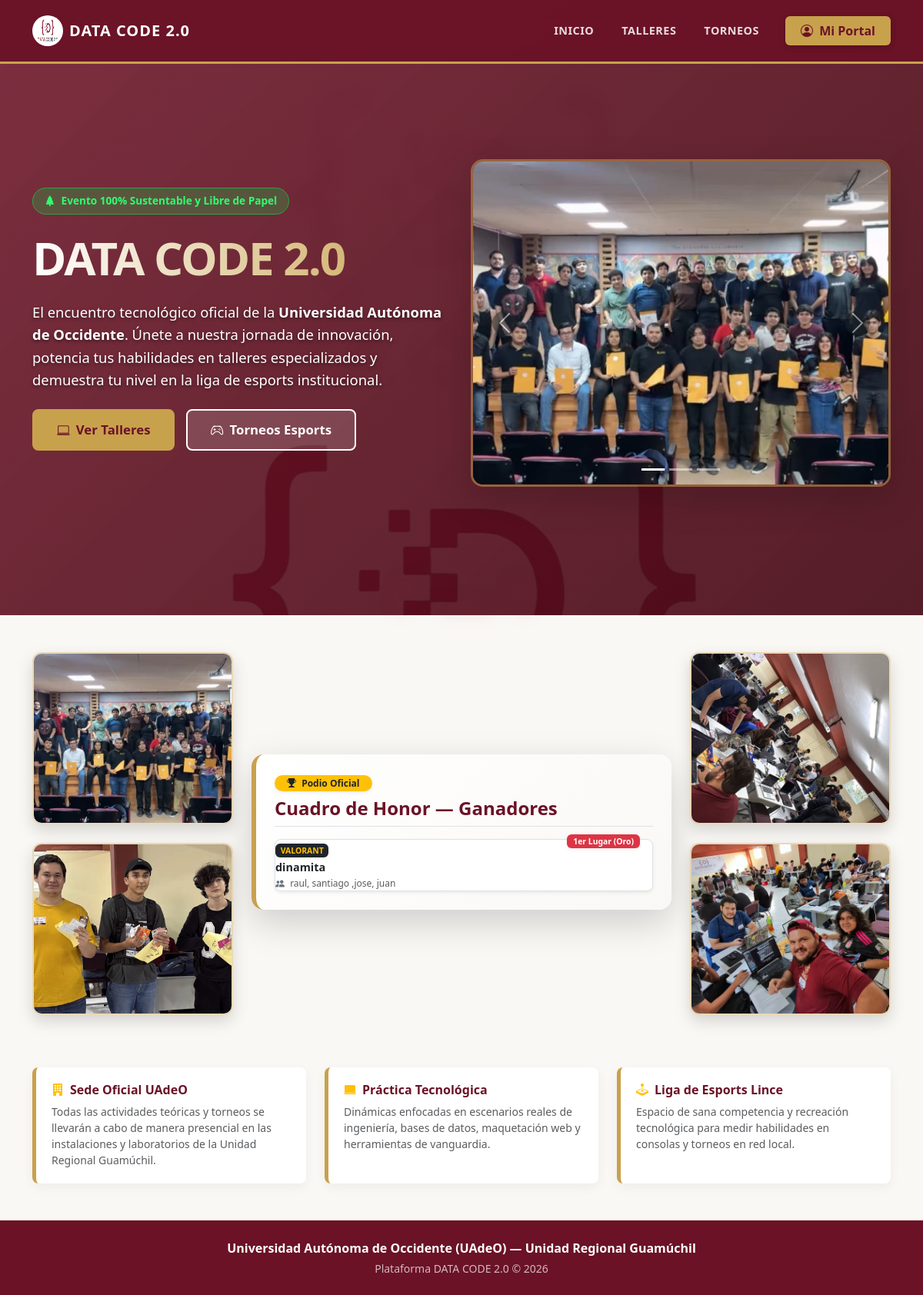
The page / on the database its author committed.
### tables this page shows
CREATE TABLE ganadores (
            id INTEGER PRIMARY KEY AUTOINCREMENT,
            categoria TEXT NOT NULL,
            puesto TEXT NOT NULL,
            equipo_participante TEXT NOT NULL,
            integrantes TEXT NOT NULL
        );

### app.py (the view)
@app.route('/')
def index():
    conn = get_db_connection()
    try:
        ganadores = conn.execute('SELECT * FROM ganadores').fetchall()
    except sqlite3.OperationalError:
        ganadores = []
    matricula = session.get('matricula_alumno')
    alumno = None
    if matricula:
        alumno = conn.execute('SELECT * FROM alumnos WHERE matricula = ?', (matricula,)).fetchone()
    conn.close()
    return render_template('index.html', ganadores=ganadores, alumno=alumno)

### app.py (called while the page is built)
def get_db_connection():
    conn = sqlite3.connect('database.db')
    conn.row_factory = sqlite3.Row
    return conn

### templates/index.html (shortened to what this page needs)
<!DOCTYPE html>
<html lang="es">
<head>
    <link href="https://cdn.jsdelivr.net/npm/bootstrap@5.3.0/dist/css/bootstrap.min.css" rel="stylesheet">
    <link rel="stylesheet" href="https://cdn.jsdelivr.net/npm/bootstrap-icons@1.11.1/font/bootstrap-icons.css">
</head>
<body>
    <nav class="navbar navbar-expand-lg fixed-top">
        <div class="container">
            <a class="navbar-brand d-flex align-items-center gap-2" href="/">
                <img src="{{ url_for('static', filename='lince.png') }}" alt="Logo" width="40" height="40" class="bg-white rounded-circle p-1" onerror="this.src='https://upload.wikimedia.org/wikipedia/commons/4/47/Logo_UADEO.png'">
                DATA CODE 2.0
            </a>
            <div class="collapse navbar-collapse justify-content-end" id="navbarNav">
                <ul class="navbar-nav align-items-center">
                    <li class="nav-item"><a class="nav-link" href="/">Inicio</a></li>
                    <li class="nav-item"><a class="nav-link" href="/talleres">Talleres</a></li>
                    <li class="nav-item"><a class="nav-link" href="/torneos">Torneos</a></li>
                    <li class="nav-item ms-lg-3 mt-3 mt-lg-0">
                        <a href="/inscripcion" class="btn-dorado"><i class="bi bi-person-circle me-1"></i> Mi Portal</a>
                    </li>
                </ul>
            </div>
        </div>
    </nav>
    <section id="inicio" class="hero-section">
        <div class="container">
            <div class="row align-items-center">
                <div class="col-lg-6 text-center text-lg-start mb-5 mb-lg-0 pe-lg-4">
                    <div class="eco-badge">
                        <i class="bi bi-tree-fill me-2"></i> Evento 100% Sustentable y Libre de Papel
                    </div>
                    <h1 class="hero-title">DATA CODE 2.0</h1>
                    <p class="hero-subtitle mb-4">
                        El encuentro tecnológico oficial de la <strong>Universidad Autónoma de Occidente</strong>.
                        Únete a nuestra jornada de innovación, potencia tus habilidades en talleres especializados
                        y demuestra tu nivel en la liga de esports institucional.
                    </p>
                    <div class="hero-buttons">
                        <a href="/talleres" class="btn-hero-primary"><i class="bi bi-laptop me-2"></i>Ver Talleres</a>
                        <a href="/torneos" class="btn-hero-secondary"><i class="bi bi-controller me-2"></i>Torneos Esports</a>
                    </div>
                </div>
                <div class="col-lg-6 carousel-hero">
                    <div id="carouselDataCode" class="carousel slide shadow-lg rounded-4 overflow-hidden border border-3" style="border-color: rgba(200, 161, 77, 0.5) !important;" data-bs-ride="carousel">
                        <div class="carousel-indicators mb-2">
                            <button type="button" data-bs-target="#carouselDataCode" data-bs-slide-to="0" class="active" aria-current="true" aria-label="Slide 1"></button>
                            <button type="button" data-bs-target="#carouselDataCode" data-bs-slide-to="1" aria-label="Slide 2"></button>
                            <button type="button" data-bs-target="#carouselDataCode" data-bs-slide-to="2" aria-label="Slide 3"></button>
                        </div>
                        <div class="carousel-inner">
                            <div class="carousel-item active">
                                <img src="{{ url_for('static', filename='carrusel1.jpeg') }}" class="d-block img-carrusel" alt="Carrusel 1">
                            </div>
                        </div>
                        <button class="carousel-control-prev" type="button" data-bs-target="#carouselDataCode" data-bs-slide="prev">
                            <span class="carousel-control-prev-icon bg-dark rounded-circle p-2" aria-hidden="true"></span>
                        </button>
                        <button class="carousel-control-next" type="button" data-bs-target="#carouselDataCode" data-bs-slide="next">
                            <span class="carousel-control-next-icon bg-dark rounded-circle p-2" aria-hidden="true"></span>
                        </button>
                    </div>
                </div>
            </div>
        </div>
    </section>
    <div class="container my-5" style="position: relative; z-index: 10;">
        <div class="row align-items-center mb-5">
            <div class="col-lg-3 d-none d-lg-block">
                <div class="tarjeta-foto-dispersa">
                    <img src="{{ url_for('static', filename='carrusel1.jpeg') }}" alt="Carrusel 4">
                </div>
                <div class="tarjeta-foto-dispersa mt-4">
                    <img src="{{ url_for('static', filename='carrusel2.jpeg') }}" alt="Carrusel 5">
                </div>
            </div>
            <div class="col-lg-6">
                <div class="card shadow-lg border-0 rounded-4 overflow-hidden mb-4" style="background: linear-gradient(135deg, #ffffff 0%, #FAF8F5 100%); border-left: 6px solid var(--uadeo-dorado) !important;">
                    <div class="card-body p-4">
                        <div class="mb-3 pb-2 border-bottom text-center text-lg-start">
                            <span class="badge bg-warning text-dark px-3 py-1 rounded-pill fw-bold mb-2 shadow-sm">
                                <i class="bi bi-trophy-fill me-1"></i> Podio Oficial
                            </span>
                            <h4 class="fw-bold mb-0" style="color: var(--uadeo-guinda);">Cuadro de Honor — Ganadores</h4>
                        </div>
                        <div class="row g-2">
                            {% if ganadores %}
                                {% for g in ganadores[:3] %}
                                <div class="col-12">
                                    <div class="p-2.5 bg-white rounded-3 shadow-sm border position-relative">
                                        <div class="position-absolute top-0 end-0 translate-middle-y me-3">
                                            <span class="badge bg-danger text-white shadow-sm px-2 py-1" style="font-size: 0.65rem;">{{ g['puesto'] }}</span>
                                        </div>
                                        <span class="badge bg-dark text-warning mb-1" style="font-size: 0.65rem; text-transform: uppercase;">{{ g['categoria'] }}</span>
                                        <h6 class="fw-bold text-dark mb-1 text-truncate" style="font-size: 0.9rem;">{{ g['equipo_participante'] }}</h6>
                                        <p class="text-muted mb-0 text-truncate" style="font-size: 0.75rem;"><i class="bi bi-people-fill me-1 text-secondary"></i> {{ g['integrantes'] }}</p>
                                    </div>
                                </div>
                                {% endfor %}
                            {% else %}
                                <div class="col-12 text-center py-4 text-muted small border border-dashed rounded-3 bg-light">
                                    <i class="bi bi-hourglass-split text-warning fs-3 mb-2 d-block"></i>
                                    El jurado calificador publicará los resultados y ganadores próximamente.
                                </div>
                            {% endif %}
                        </div>
                    </div>
                </div>
            </div>
            <div class="col-lg-3 d-none d-lg-block">
                <div class="tarjeta-foto-dispersa">
                    <img src="{{ url_for('static', filename='carrusel3.jpeg') }}" alt="Carrusel 6">
                </div>
                <div class="tarjeta-foto-dispersa mt-4">
                    <img src="{{ url_for('static', filename='carrusel4.jpeg') }}" alt="Carrusel 7">
                </div>
            </div>
        </div>
        <div class="row g-4">
            <div class="col-md-4">
                <div class="info-card-extra">
                    <h6 class="fw-bold mb-2" style="color: var(--uadeo-guinda);"><i class="bi bi-building-fill me-2 text-warning"></i>Sede Oficial UAdeO</h6>
                    <p class="small text-muted mb-0">Todas las actividades teóricas y torneos se llevarán a cabo de manera presencial en las instalaciones y laboratorios de la Unidad Regional Guamúchil.</p>
                </div>
            </div>
            <div class="col-md-4">
                <div class="info-card-extra">
                    <h6 class="fw-bold mb-2" style="color: var(--uadeo-guinda);"><i class="bi bi-laptop-fill me-2 text-warning"></i>Práctica Tecnológica</h6>
                    <p class="small text-muted mb-0">Dinámicas enfocadas en escenarios reales de ingeniería, bases de datos, maquetación web y herramientas de vanguardia.</p>
                </div>
            </div>
            <div class="col-md-4">
                <div class="info-card-extra">
                    <h6 class="fw-bold mb-2" style="color: var(--uadeo-guinda);"><i class="bi bi-joystick me-2 text-warning"></i>Liga de Esports Lince</h6>
                    <p class="small text-muted mb-0">Espacio de sana competencia y recreación tecnológica para medir habilidades en consolas y torneos en red local.</p>
                </div>
            </div>
        </div>
    </div>
    <footer class="py-4 text-center text-white" style="background-color: var(--uadeo-guinda);">
        <div class="container">
            <p class="mb-1 fw-bold">Universidad Autónoma de Occidente (UAdeO) — Unidad Regional Guamúchil</p>
            <p class="small mb-0" style="color: rgba(255,255,255,0.7);">Plataforma DATA CODE 2.0 © 2026</p>
        </div>
    </footer>
</body>
</html>

### rows shown on the page
ganadores: puesto "1er Lugar (Oro)", categoria "VALORANT", equipo_participante "dinamita", integrantes "raul, santiago ,jose, juan"
